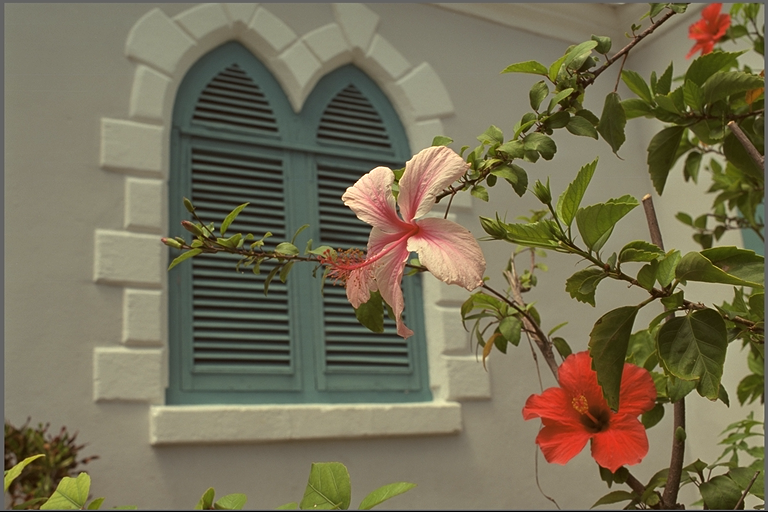
#> input picture 3灰度变换与阈值化/test.jpg, 768 x 512 px
$ jupyter execute '3.1灰度变换.ipynb'
#> lines starting #> are read from the running program, lines starting #| are printed output that depends on the picture
[cell 1]
import cv2
import numpy as np
import matplotlib.pyplot as plt

img_path = "test.jpg"
img = cv2.imread(img_path, cv2.IMREAD_GRAYSCALE)
#> img: shape (512, 768); min 0, max 255, mean 111.1

if img is None:
    print(f"警告：无法读取图片 {img_path}，自动生成模拟灰度图")
    img = np.uint8(np.random.normal(100, 30, (400, 400)))
    img = np.clip(img, 0, 255)

if np.max(img) == 0:
    print("警告：图像全黑，自动添加微小亮度值避免计算错误")
    img = np.clip(img + 1, 0, 255)

# 2. 线性灰度变换
# 对比度增强
k = 1.5
b = 20
linear_enhance = np.clip(k * img + b, 0, 255).astype(np.uint8)
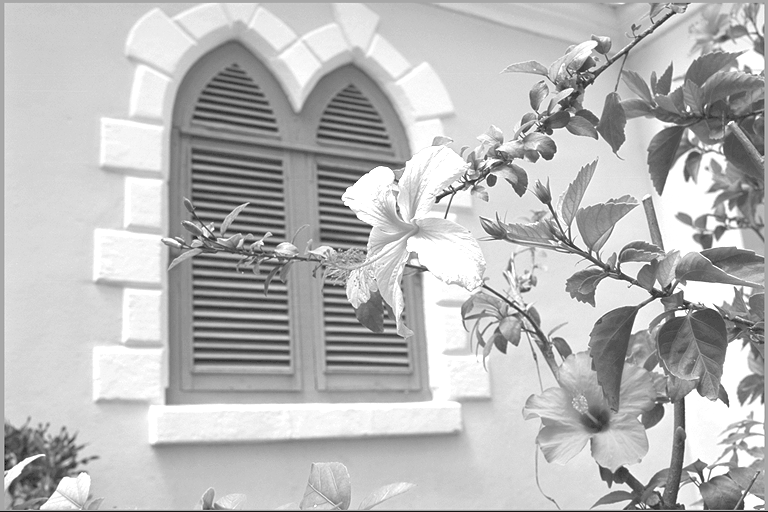
#> linear_enhance: shape (512, 768); min 20, max 255, mean 184.8
# 灰度反转
linear_invert = 255 - img
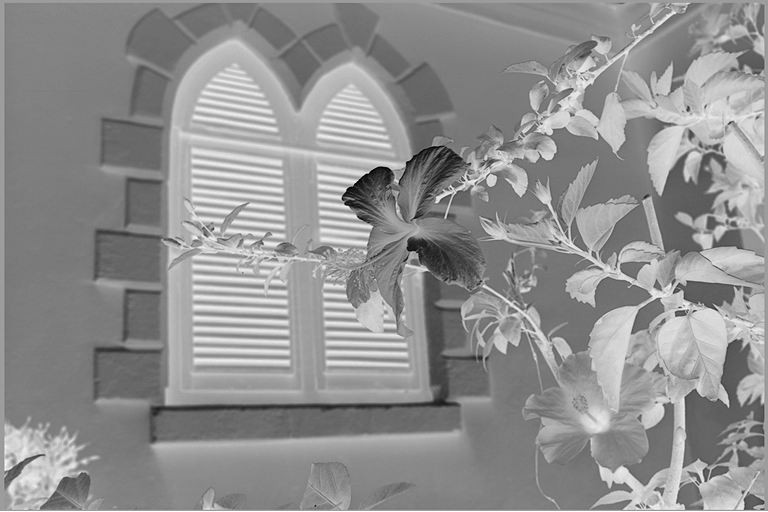
#> linear_invert: shape (512, 768); min 0, max 255, mean 143.9

# 3. 非线性灰度变换
# 先将图像转换为float64，提升运算精度，避免uint8溢出
img_float = img.astype(np.float64)
img_max = np.max(img_float)
#> img_max = 255

# 对数变换
c_log = 255 / np.log(1 + img_max + 1e-8)
#> c_log = 45.99
log_transform = c_log * np.log(1 + img_float)
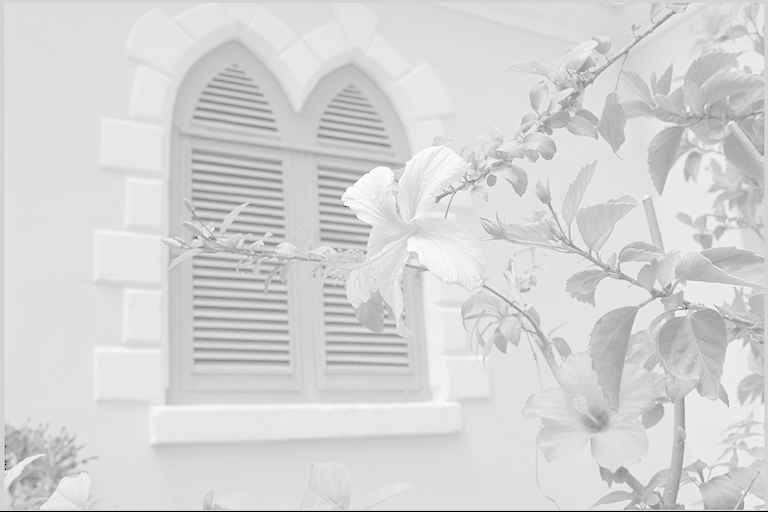
#> log_transform: shape (512, 768) float64; min 0, max 255, mean 213.6
log_transform = np.uint8(np.clip(log_transform, 0, 255))

# 伽马变换
gamma = 0.5
c_gamma = 255 / (img_max ** gamma + 1e-8)
#> c_gamma = 15.97
gamma_transform = c_gamma * (img_float ** gamma)
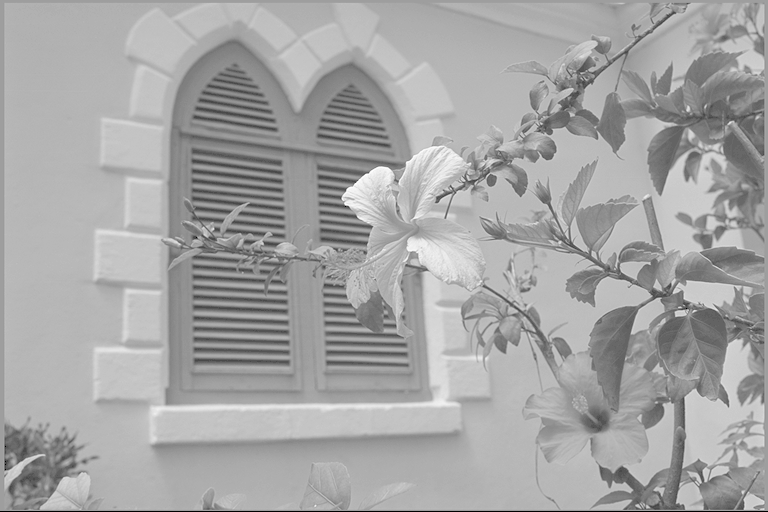
#> gamma_transform: shape (512, 768) float64; min 0, max 255, mean 165.5
gamma_transform = np.uint8(np.clip(gamma_transform, 0, 255))

# 4. 分段灰度变换
def piecewise_transform(pixel):
    if 0 <= pixel < 100:
        return np.uint8(pixel * 0.5)
    elif 100 <= pixel < 200:
        return np.uint8((pixel - 100) * 2 + 50)
    else:
        return np.uint8((pixel - 200) * 0.5 + 200)

piecewise_vec = np.vectorize(piecewise_transform)
piecewise_transform_img = piecewise_vec(img)
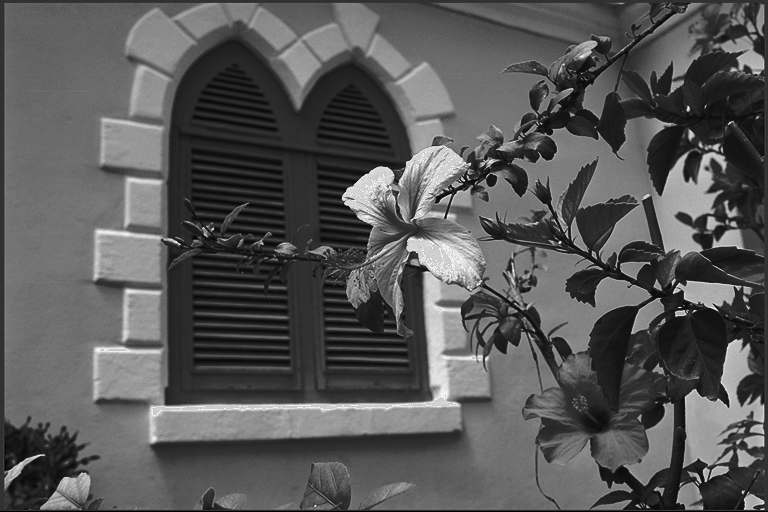
#> piecewise_transform_img: shape (512, 768); min 0, max 248, mean 87.7

# 5. 结果可视化
plt.rcParams["font.sans-serif"] = ["SimHei"]
plt.rcParams["axes.unicode_minus"] = False
fig, axes = plt.subplots(2, 3, figsize=(15, 10))
axes = axes.flatten()

titles = ["原始图像", "线性对比度增强", "灰度反转",
          "对数变换", "伽马变换(gamma=0.5)", "分段灰度变换"]
imgs = [img, linear_enhance, linear_invert,
        log_transform, gamma_transform, piecewise_transform_img]

for ax, img_show, title in zip(axes, imgs, titles):
    ax.imshow(img_show, cmap="gray")
    ax.set_title(title)
    ax.axis("off")
#> this loop made 6 passes
#> title on passes 1 to 6: '原始图像', '线性对比度增强', '灰度反转', '对数变换', '伽马变换(gamma=0.5)', '分段灰度变换'

plt.tight_layout()
plt.show()

[cell 2]
import cv2
import numpy as np
import matplotlib.pyplot as plt

# 读取灰度图像
img = cv2.imread("test.jpg", cv2.IMREAD_GRAYSCALE)

def manual_hist_equalize(img):
    N = img.size
#> N = 393216
    L = 256
    hist, _ = np.histogram(img.flatten(), bins=L, range=(0, L))
#> hist = 256 values, max 11583 at index 132, min 0 at index 1, mean 1536

    cdf = hist.cumsum()
#> cdf = 256 values from 775 to 393216
    cdf_normalized = cdf / N
#> cdf_normalized = 256 values from 0.00197 to 1

    cdf_mapped = (L - 1) * cdf_normalized
#> cdf_mapped = 256 values from 0.503 to 255
    cdf_mapped = np.uint8(np.clip(cdf_mapped, 0, 255))
#> cdf_mapped = 256 values from 0 to 255

    img_equalized = cdf_mapped[img]
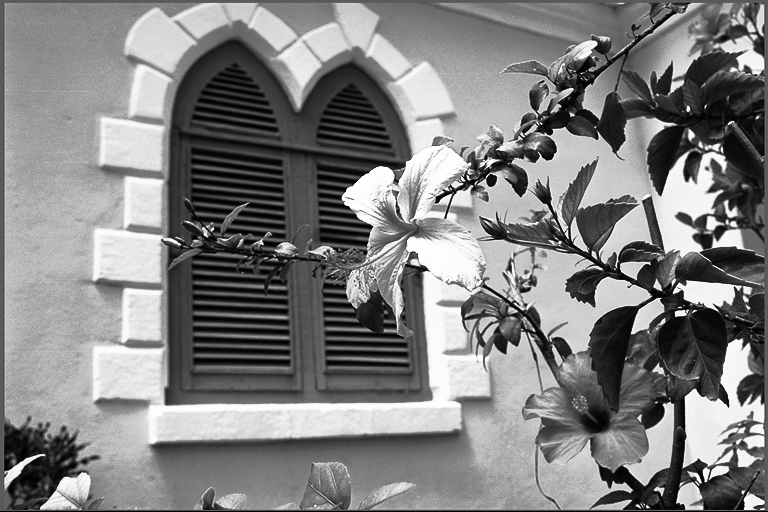
#> img_equalized: shape (512, 768); min 0, max 255, mean 128.7
    return img_equalized, hist, cdf_normalized

# 执行手动均衡化
img_manual_eq, hist_original, cdf_original = manual_hist_equalize(img)
#> hist_original has the same summary as hist in manual_hist_equalize; cdf_original = 256 values from 0.00197 to 1

# OpenCV内置均衡化
img_cv_eq = cv2.equalizeHist(img)

# 计算均衡化后直方图
hist_manual_eq, _ = np.histogram(img_manual_eq.flatten(), bins=256, range=(0, 256))
#> hist_manual_eq = 256 values, max 11583 at index 180, min 0 at index 2, mean 1536
hist_cv_eq, _ = np.histogram(img_cv_eq.flatten(), bins=256, range=(0, 256))
#> hist_cv_eq has the same summary as hist_manual_eq

# 结果可视化
plt.rcParams["font.sans-serif"] = ["SimHei"]
plt.rcParams["axes.unicode_minus"] = False
fig, axes = plt.subplots(3, 2, figsize=(12, 15))
axes = axes.flatten()

axes[0].imshow(img, cmap="gray")
axes[0].set_title("原始图像")
axes[0].axis("off")

axes[1].plot(hist_original, color="black")
axes[1].set_title("原始图像直方图")
axes[1].set_xlim([0, 255])

axes[2].imshow(img_manual_eq, cmap="gray")
axes[2].set_title("手动实现直方图均衡化")
axes[2].axis("off")

axes[3].plot(hist_manual_eq, color="black")
axes[3].set_title("手动均衡化后直方图")
axes[3].set_xlim([0, 255])

axes[4].imshow(img_cv_eq, cmap="gray")
axes[4].set_title("OpenCV内置直方图均衡化")
axes[4].axis("off")

axes[5].plot(hist_cv_eq, color="black")
axes[5].set_title("OpenCV均衡化后直方图")
axes[5].set_xlim([0, 255])

plt.tight_layout()
plt.show()
#> figure, not shown here; panel 2: curve peaks at x = 132, y = 11583; panel 4: curve peaks at x = 180, y = 11583; panel 6: curve peaks at x = 180, y = 11583

[cell 3]
import cv2
import numpy as np
import matplotlib.pyplot as plt

# 读取原始图像与参考图像
img_source = cv2.imread("test.jpg", cv2.IMREAD_GRAYSCALE)
img_reference = cv2.imread("reference.jpg", cv2.IMREAD_GRAYSCALE)
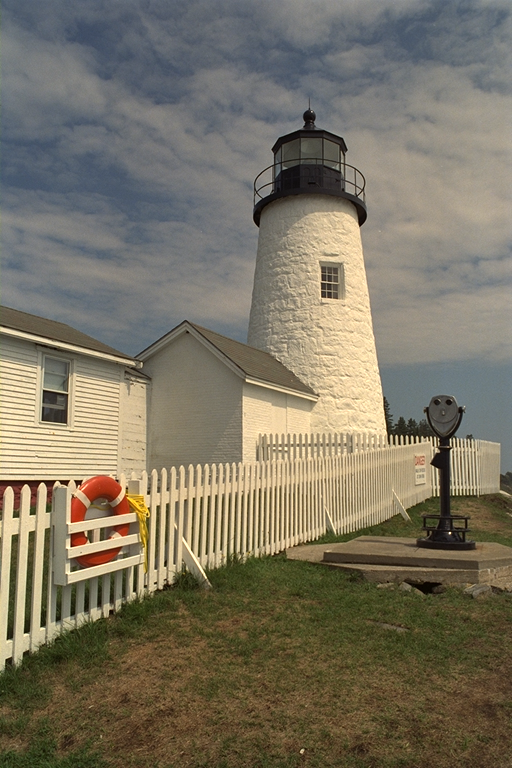
#> input picture 3灰度变换与阈值化/reference.jpg, 512 x 768 px
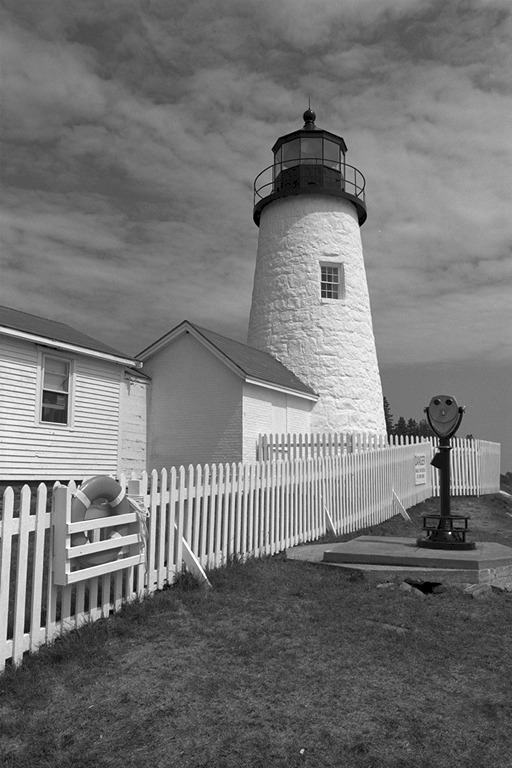
#> img_reference: shape (768, 512); min 0, max 255, mean 116.3

# 备用：生成模拟图像（无参考图时启用）
# img_source = np.uint8(np.random.normal(100, 30, (400, 400)))
# img_reference = np.uint8(np.random.normal(180, 40, (400, 400)))
# img_source, img_reference = np.clip(img_source, 0, 255), np.clip(img_reference, 0, 255)

def hist_match(source, reference):
    def get_cdf(img):
        N = img.size
#> N = 393216
        hist, _ = np.histogram(img.flatten(), bins=256, range=(0, 256))
        cdf = hist.cumsum()
#> cdf = 256 values from 775 to 393216
        cdf = cdf / N
#> cdf = 256 values from 0.00197 to 1
        cdf = np.clip(cdf, 0, 1)
        return hist, cdf

    hist_src, cdf_src = get_cdf(source)
#> hist_src has the same summary as hist in manual_hist_equalize; cdf_src = 256 values from 0.00197 to 1
    hist_ref, cdf_ref = get_cdf(reference)
#> hist_ref = 256 values, max 7111 at index 61, min 0 at index 1, mean 1536; cdf_ref = 256 values from 0.00218 to 1

    mapping_table = np.zeros(256, dtype=np.uint8)
    for i in range(256):
        min_diff = np.min(np.abs(cdf_ref - cdf_src[i]))
        matching_idx = np.where(np.abs(cdf_ref - cdf_src[i]) == min_diff)[0][0]
        mapping_table[i] = matching_idx
#> this loop made 256 passes
#> (min_diff, matching_idx) on passes 1 to 3: (0.000209, 0), (0.000209, 0), (0.000209, 0)
#> after the loop, mapping_table = 256 values from 0 to 255

    img_matched = mapping_table[source]
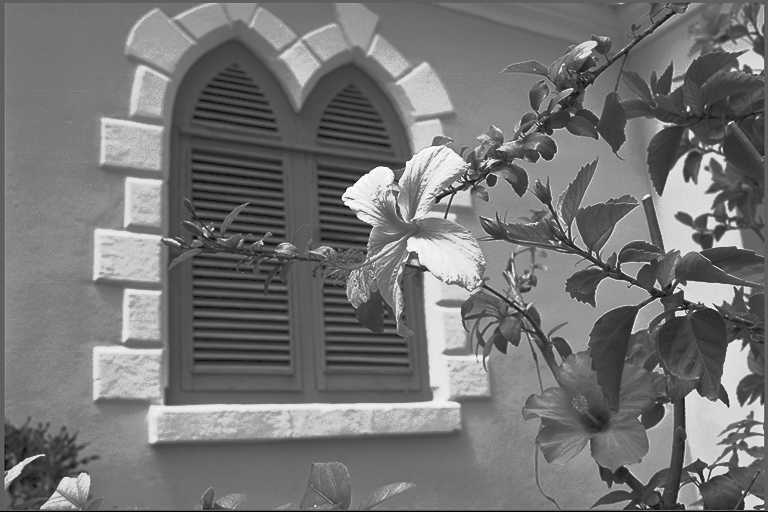
#> img_matched: shape (512, 768); min 0, max 255, mean 116.9
    return img_matched, hist_src, hist_ref, hist_match_result(img_matched)

def hist_match_result(img):
    hist, _ = np.histogram(img.flatten(), bins=256, range=(0, 256))
    return hist

# 执行直方图匹配
img_matched, hist_src, hist_ref, hist_matched = hist_match(img_source, img_reference)
#> hist_src has the same summary as hist in manual_hist_equalize; hist_matched has the same summary as hist in manual_hist_equalize

# 结果可视化
plt.rcParams["font.sans-serif"] = ["SimHei"]
plt.rcParams["axes.unicode_minus"] = False
fig, axes = plt.subplots(3, 2, figsize=(12, 15))
axes = axes.flatten()

axes[0].imshow(img_source, cmap="gray")
axes[0].set_title("原始图像（待匹配）")
axes[0].axis("off")

axes[1].plot(hist_src, color="black")
axes[1].set_title("原始图像直方图")
axes[1].set_xlim([0, 255])

axes[2].imshow(img_reference, cmap="gray")
axes[2].set_title("参考图像（目标直方图）")
axes[2].axis("off")

axes[3].plot(hist_ref, color="black")
axes[3].set_title("参考图像直方图")
axes[3].set_xlim([0, 255])

axes[4].imshow(img_matched, cmap="gray")
axes[4].set_title("直方图匹配后图像")
axes[4].axis("off")

axes[5].plot(hist_matched, color="black")
axes[5].set_title("匹配后图像直方图")
axes[5].set_xlim([0, 255])

plt.tight_layout()
plt.show()
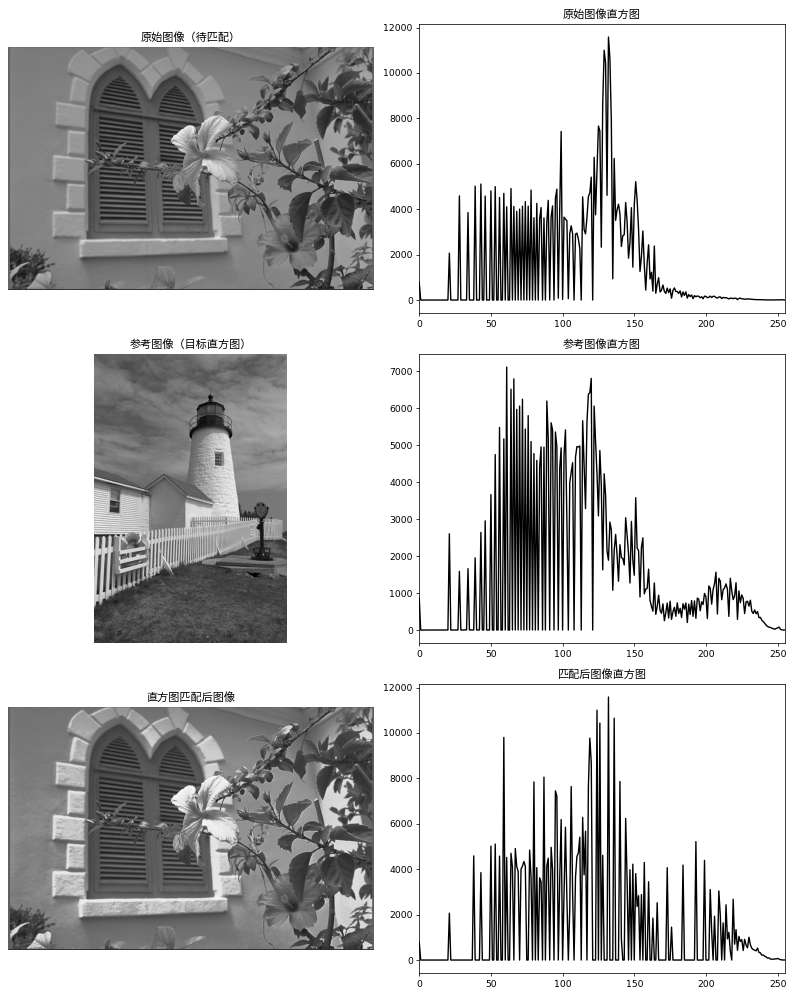
#> figure drawn by matplotlib, 6 panels; panel 2: curve peaks at x = 132, y = 11583; panel 4: curve peaks at x = 61, y = 7111; panel 6: curve peaks at x = 132, y = 11583
